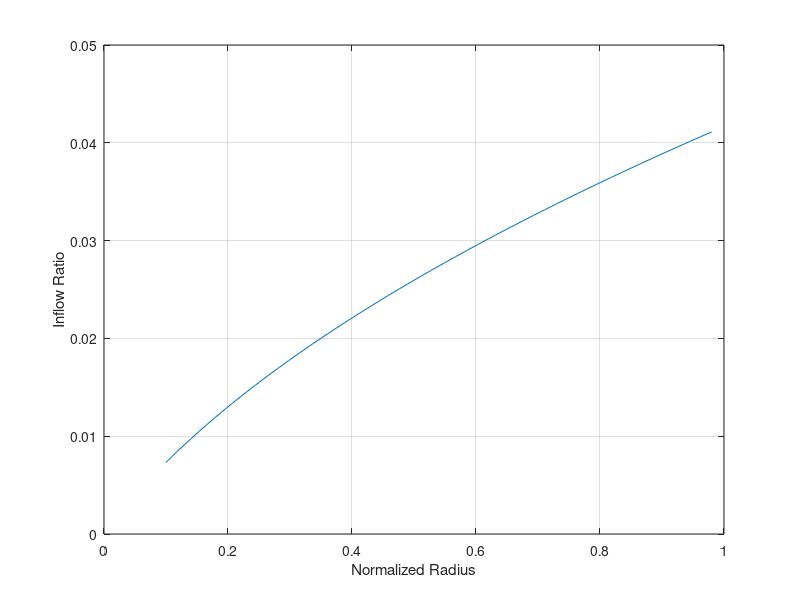

Source code (MATLAB):
#!/usr/bin/octave

clear; clc; clf;

% With collective ONLY
% No twist, coning
% Hover flight

% Specified Rotor and Aerodynamic Parameters
R = 8.0;
AR = 6.0;                 % Aspect ratio
c = R/AR;;
Nb = 1;
Om_rpm = 600;             % in rpm
a = 5.74;                 % d_Cl/d_alpha in radians
rho = 1.2;                % in kg/m3
root_cut=0.10;
tip_cut=0.98;      % For accounting tip loss
coning=0.0; 
vel_climb = 0.0;

theta=5*pi/180;

% Calculated Rotor Parameters
sol = Nb*c/(pi*R);
Om = Om_rpm*pi/30;
lam_c = vel_climb/(R*Om);

% Solver parameters 
nx = 50;                    % No. of stations along blade

% Initialization
% Equi-spaced
r_bar = linspace(root_cut,tip_cut,nx);
dr_bar = r_bar(2)-r_bar(1);

% Cosine spaced
%theta_cosine=linspace(0,pi,nx);
%r_bar = R*0.5-R*0.5*cos(theta_cosine);
%dr_bar=r_bar(1:end-1)-r_bar(2:end);
%dr_bar=-1*[dr_bar 0];

% atan spaced
%x_spacing=linspace(tan(-1),tan(1),nx);
%r_bar=R*0.5+R*0.5*atan(x_spacing);
%dr_bar=r_bar(2:end)-r_bar(1:end-1);
%dr_bar=[dr_bar 0];

const1 = sol*a/16; 
const_c = lam_c*0.5;

% for theta=degtorad(10:0.1:12)

% Inflow ratio from BEMT
lam = -(const1-const_c) + sqrt((const1-const_c)^2+2*const1*theta*r_bar);
alf=theta-lam./r_bar;

plot(r_bar,lam);
grid on;
xlabel('Normalized Radius');
ylabel('Inflow Ratio');

% Using Momentum theory
ct_vec = 4*lam.*(lam-lam_c).*r_bar.*dr_bar;
format long;
CT_MT = sum(ct_vec)

% Using BEMT
ct_vec = 0.5*sol*a.*dr_bar.*(r_bar.^2).*alf;
CT_BEMT = sum(ct_vec);
% plot(r_bar,ct_vec.*(rho*pi*R*R*(R*Om)^2))

Thrust=CT_MT*(rho*pi*R*R*(R*Om)^2)

% plot(radtodeg(theta),CT,'.')
% hold on
% end
% grid on
lam_i=lam;
% fid=fopen('Vz_OGE_BEMT.dat','w');
% fprintf(fid,'Variables = "r/R" "vz"\n');
% fprintf(fid,'Zone T= "Vz_OGE_BEMT"\n');
% dlmwrite('Vz_OGE_BEMT.dat',[r_bar'*R lam_i'*R*Om],'-append','delimiter',' ');
